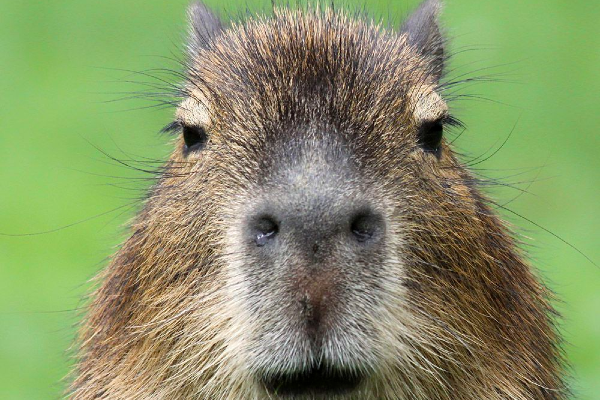
#> input picture Learn PYTHON_Python OGREN/11_Yapay Zeka Artificial Intelligence/opencv_projects/images/square1_600x400.png, 600 x 400 px
$ python 'opencv_84 resim kaydirma.py'
#> lines starting #> are read from the running program, lines starting #| are printed output that depends on the picture
# resmi kaydırma
import cv2, numpy as np

goruntu = cv2.imread('images/square1_600x400.png')
#> goruntu is the input picture: shape (400, 600, 3); mean B, G, R 103.2, 147.4, 135.1

satir, sutun = goruntu.shape[:2]
#> satir = 400; sutun = 600

kaymaSekli = np.float32([[1,0,30],[0,1,30]])

kaymisSekli = cv2.warpAffine(goruntu,kaymaSekli,(sutun+40, satir+40))
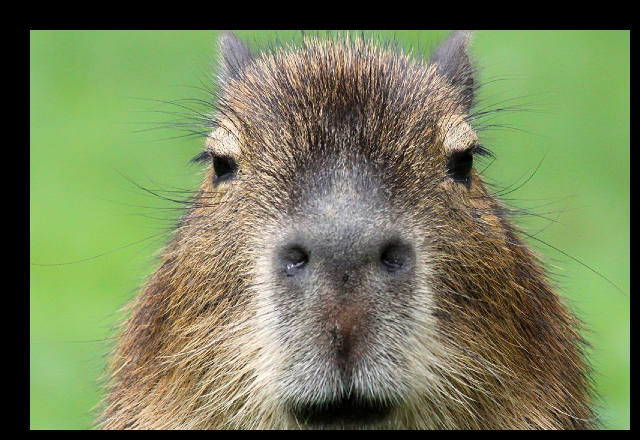
#> kaymisSekli: shape (440, 640, 3); mean B, G, R 87.9, 125.6, 115.1

cv2.imshow("Orjinal Goruntu", goruntu)
cv2.imshow("Kaymis sekli", kaymisSekli)

cv2.waitKey(0)

cv2.destroyAllWindows()

$ run again, with Learn PYTHON_Python OGREN/11_Yapay Zeka Artificial Intelligence/opencv_projects/images/top1_32x32.png copied over Learn PYTHON_Python OGREN/11_Yapay Zeka Artificial Intelligence/opencv_projects/images/square1_600x400.png
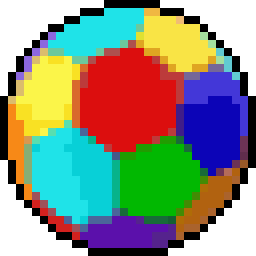
#> input picture Learn PYTHON_Python OGREN/11_Yapay Zeka Artificial Intelligence/opencv_projects/images/top1_32x32.png, 256 x 256 px
#> goruntu is the input picture: shape (256, 256, 3); mean B, G, R 126.1, 143.2, 137
#> `kaymisSekli = cv2.warpAffine(goruntu,kaymaSekli,(sutun+40, satir+40))`:
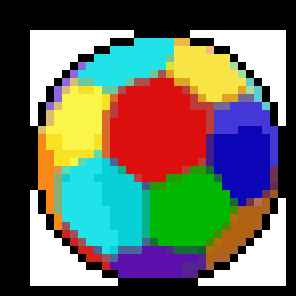
#> kaymisSekli: shape (296, 296, 3); mean B, G, R 94.3, 107.1, 102.4
